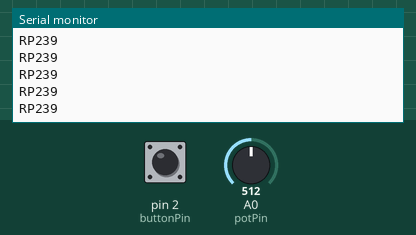
Bench run of a sketch on a simulated Arduino Uno, built with avr-gcc and run on an emulated ATmega328P. Parts: the last lines printed to the serial monitor. The test bench sets the inputs (shaded band); at power-on: pin 2 (buttonPin) LOW, A0 (potPin) = 512.

Above: at 1.2 s.
1.3 s: pin 2 (buttonPin) pulled HIGH for 0.15 s
2.9 s: A0 (potPin) set to 470
At 3.7 s:
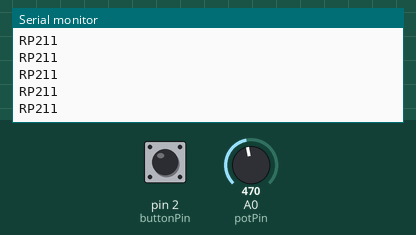
4.4 s: A0 (potPin) set to 490
At 5.0 s:
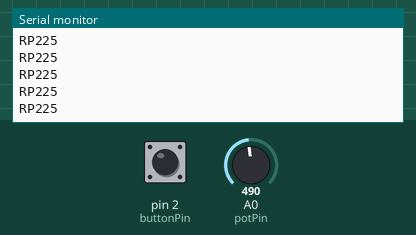
Timing chart, 0 to 7.4 s (numbered marks = the images above; inputs shaded):
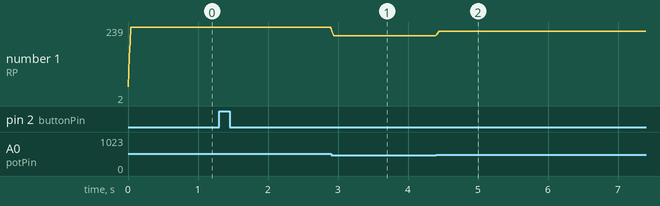

The sketch:

controller_R.ino
```cpp
const int potPin = A0;
int potVal = 0;

const int buttonPin = 2;
int buttonVal = 0;
int prevButtonVal = 0;

//smoothing code via https://docs.arduino.cc/built-in-examples/analog/Smoothing/
const int numReadings = 5;
int readings[numReadings];  // the readings from the analog input
int readIndex = 0;          // the index of the current reading
int total = 0;              // the running total
int average = 0;            // the average

void setup() {
  pinMode(buttonPin, INPUT);
  Serial.begin(115200);
  // initialize all the readings to 0:
  for (int thisReading = 0; thisReading < numReadings; thisReading++) {
    readings[thisReading] = 0;
  }
}

void loop() {
  //only output button information if button is pressed
  buttonVal = digitalRead(2);
  if(buttonVal == 1 && prevButtonVal == 0){
    Serial.println("RB1");
  }
  prevButtonVal = buttonVal;

  // subtract the last reading:
  total = total - readings[readIndex];
  // read from the sensor:
  // (pot gives value between 0 and 1023; We want 152=0, 521=240, 872 = 480, so we can normalize to get between 0 and 480)
  //potVal = analogRead(potPin) - 272;
  potVal = floor((analogRead(potPin) - 152) * 0.6666666);
  if(potVal < 0) {
    potVal = 0;
  } else if(potVal > 480){
    potVal = 480;
  }
  readings[readIndex] = potVal;
  // add the reading to the total:
  total = total + readings[readIndex];
  // advance to the next position in the array:
  readIndex = readIndex + 1;

  // if we're at the end of the array...
  if (readIndex >= numReadings) {
    // ...wrap around to the beginning:
    readIndex = 0;
  }

  // calculate the average:
  average = floor(total / numReadings);

  Serial.println("RP" + String(average));
  delay(10);
}
```

Measured:
- after the input at 2.9 s, the serial monitor: prints a new line at once (image 1)
- after the input at 4.4 s, the serial monitor: prints a new line at once (image 2)
- plotted number 1: 239 → 211 after the input at 2.9 s
